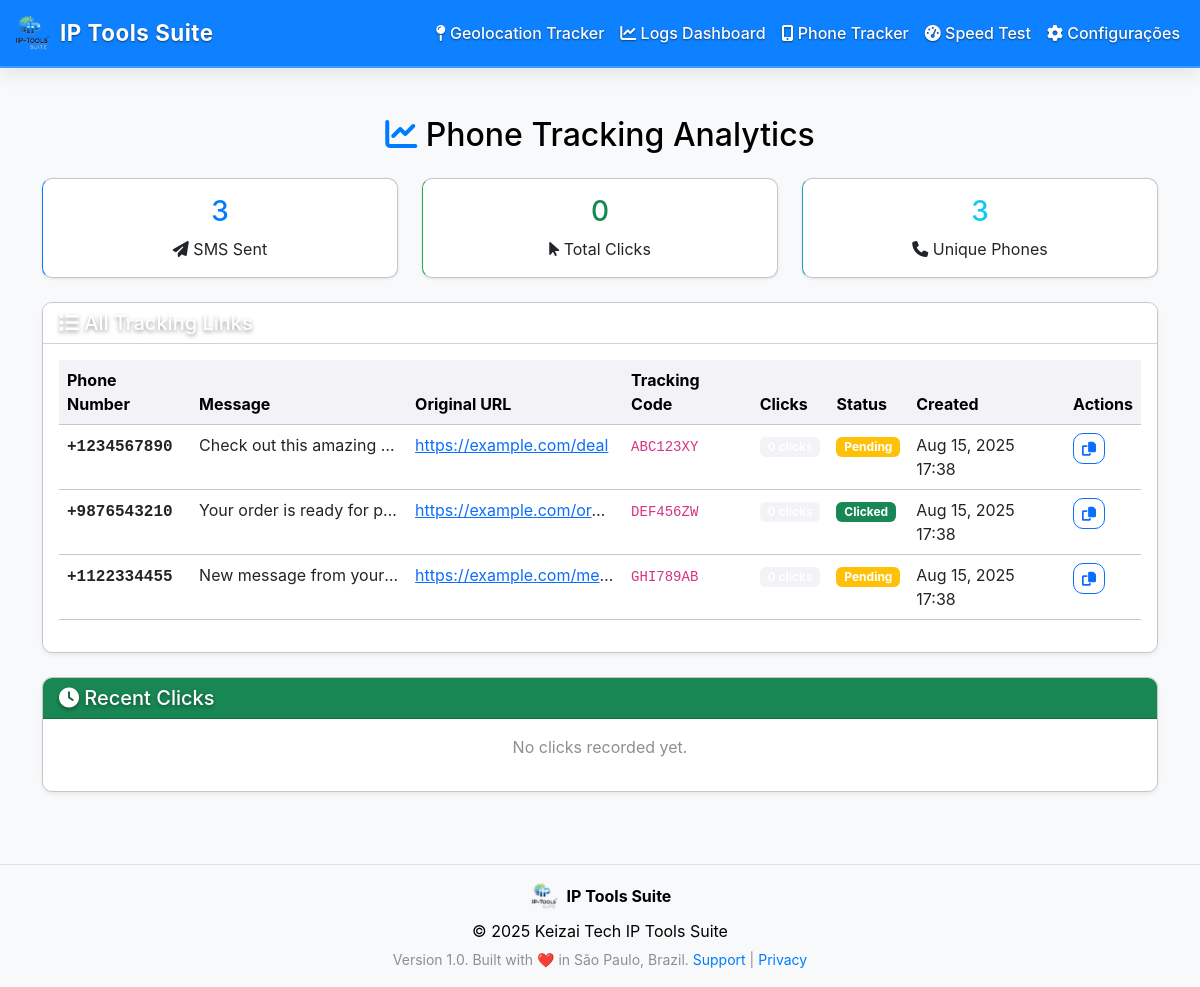
Screenshot of /phone-tracker/tracking_logs.php with the database file from the repository.
### tables this page shows
CREATE TABLE phone_tracking (
    id INT AUTO_INCREMENT PRIMARY KEY,
    phone_number VARCHAR(20) NOT NULL COMMENT 'Phone number with country code',
    message_text TEXT NOT NULL COMMENT 'SMS message content',
    original_url TEXT NOT NULL COMMENT 'Original URL to redirect to',
    tracking_code VARCHAR(8) NOT NULL UNIQUE COMMENT 'Unique tracking code',
    tracking_link TEXT NOT NULL COMMENT 'Generated tracking URL',
    status ENUM('pending', 'clicked') DEFAULT 'pending' COMMENT 'Tracking status',
    created_at TIMESTAMP DEFAULT CURRENT_TIMESTAMP COMMENT 'When tracking was created',
    updated_at TIMESTAMP DEFAULT CURRENT_TIMESTAMP ON UPDATE CURRENT_TIMESTAMP COMMENT 'Last update time',
    INDEX idx_tracking_code (tracking_code),
    INDEX idx_phone_number (phone_number),
    INDEX idx_status (status),
    INDEX idx_created_at (created_at)
);

### phone-tracker/tracking_logs.php (the view, shortened to what this page needs)
<?php
$db = connectDB();
$total_sent = $db->query("SELECT COUNT(*) FROM phone_tracking")->fetchColumn();
$total_clicks = $db->query("SELECT COUNT(*) FROM phone_clicks")->fetchColumn();
$unique_phones = $db->query("SELECT COUNT(DISTINCT phone_number) FROM phone_tracking")->fetchColumn();
$tracking_data = $db->query("
    SELECT pt.*, COUNT(pc.id) as click_count,
           MIN(pc.timestamp) as first_click,
           MAX(pc.timestamp) as last_click
    FROM phone_tracking pt
    LEFT JOIN phone_clicks pc ON pt.tracking_code = pc.tracking_code
    GROUP BY pt.id
    ORDER BY pt.created_at DESC
")->fetchAll(PDO::FETCH_ASSOC);
$recent_clicks = $db->query("
    SELECT pc.*, pt.phone_number, pt.message_text, pt.original_url
    FROM phone_clicks pc
    JOIN phone_tracking pt ON pc.tracking_code = pt.tracking_code
    ORDER BY pc.timestamp DESC
    LIMIT 20
")->fetchAll(PDO::FETCH_ASSOC);
?>
<!DOCTYPE html>
<html lang="en">
<head>
    <link href="https://cdn.jsdelivr.net/npm/bootstrap@5.3.0/dist/css/bootstrap.min.css" rel="stylesheet">
    <link href="https://cdnjs.cloudflare.com/ajax/libs/font-awesome/6.4.0/css/all.min.css" rel="stylesheet">
</head>
<body class="bg-light">
    <?php include('../header.php'); ?>
    <div class="container py-4">
        <h2 class="mb-4 text-center">
            <i class="fa-solid fa-chart-line text-primary"></i> Phone Tracking Analytics
        </h2>
        <div class="row g-4 mb-4">
            <div class="col-md-4">
                <div class="card stats-card primary">
                    <div class="card-body text-center">
                        <h3 class="text-primary"><?= $total_sent ?></h3>
                        <p class="mb-0"><i class="fa-solid fa-paper-plane"></i> SMS Sent</p>
                    </div>
                </div>
            </div>
            <div class="col-md-4">
                <div class="card stats-card success">
                    <div class="card-body text-center">
                        <h3 class="text-success"><?= $total_clicks ?></h3>
                        <p class="mb-0"><i class="fa-solid fa-mouse-pointer"></i> Total Clicks</p>
                    </div>
                </div>
            </div>
            <div class="col-md-4">
                <div class="card stats-card info">
                    <div class="card-body text-center">
                        <h3 class="text-info"><?= $unique_phones ?></h3>
                        <p class="mb-0"><i class="fa-solid fa-phone"></i> Unique Phones</p>
                    </div>
                </div>
            </div>
        </div>
        <div class="card shadow-sm mb-4">
            <div class="card-header bg-primary text-white">
                <h5 class="mb-0"><i class="fa-solid fa-list"></i> All Tracking Links</h5>
            </div>
            <div class="card-body">
                <div class="table-responsive">
                    <table class="table table-hover">
                        <thead class="table-light">
                            <tr>
                                <th>Phone Number</th>
                                <th>Message</th>
                                <th>Original URL</th>
                                <th>Tracking Code</th>
                                <th>Clicks</th>
                                <th>Status</th>
                                <th>Created</th>
                                <th>Actions</th>
                            </tr>
                        </thead>
                        <tbody>
                            <?php foreach ($tracking_data as $track): ?>
                                <tr class="click-row">
                                    <td>
                                        <span class="phone-number"><?= htmlspecialchars($track['phone_number']) ?></span>
                                    </td>
                                    <td>
                                        <div class="text-truncate" style="max-width: 200px;" title="<?= htmlspecialchars($track['message_text']) ?>">
                                            <?= htmlspecialchars($track['message_text']) ?>
                                        </div>
                                    </td>
                                    <td>
                                        <div class="text-truncate" style="max-width: 200px;" title="<?= htmlspecialchars($track['original_url']) ?>">
                                            <a href="<?= htmlspecialchars($track['original_url']) ?>" target="_blank">
                                                <?= htmlspecialchars($track['original_url']) ?>
                                            </a>
                                        </div>
                                    </td>
                                    <td>
                                        <code><?= $track['tracking_code'] ?></code>
                                    </td>
                                    <td>
                                        <span class="badge bg-<?= $track['click_count'] > 0 ? 'success' : 'secondary' ?>">
                                        </span>
                                    </td>
                                    <td>
                                        <span class="badge bg-<?= $track['status'] === 'clicked' ? 'success' : 'warning' ?>">
                                            <?= ucfirst($track['status']) ?>
                                        </span>
                                    </td>
                                    <td>
                                        <?= date('M j, Y H:i', strtotime($track['created_at'])) ?>
                                    </td>
                                    <td>
                                        <button class="btn btn-sm btn-outline-primary" onclick="copyTrackingLink('<?= $track['tracking_link'] ?>')">
                                            <i class="fa-solid fa-copy"></i>
                                        </button>
                                    </td>
                                </tr>
                            <?php endforeach; ?>
                        </tbody>
                    </table>
                </div>
            </div>
        </div>
        <div class="card shadow-sm">
            <div class="card-header bg-success text-white">
                <h5 class="mb-0"><i class="fa-solid fa-clock"></i> Recent Clicks</h5>
            </div>
            <div class="card-body">
                <?php if (empty($recent_clicks)): ?>
                    <p class="text-muted text-center">No clicks recorded yet.</p>
                <?php endif; ?>
            </div>
        </div>
    </div>
    <?php include('../footer.php'); ?>
</body>
</html>

### assets/themes.css (style rules this page uses)
:root { --theme-name: 'macos-aqua'; --primary-color: #007aff; --secondary-color: #8e8e93; --success-color: #34c759; --danger-color: #ff3b30; --warning-color: #ff9500; --info-color: #5ac8fa; --light-color: #f2f2f7; --dark-color: #1c1c1e; --bg-primary: #ffffff; --bg-secondary: #f2f2f7; --bg-tertiary: #e5e5ea; --text-primary: #000000; --text-secondary: #3c3c43; --text-muted: #8e8e93; --border-color: #c6c6c8; --border-radius: 10px; --border-width: 1px; --shadow-sm: 0 1px 3px rgba(0, 0, 0, 0.1); --shadow: 0 4px 12px rgba(0, 0, 0, 0.15); --shadow-lg: 0 8px 24px rgba(0, 0, 0, 0.2); --transition: all 0.3s cubic-bezier(0.25, 0.46, 0.45, 0.94); --spacing-xs: 0.25rem; --spacing-sm: 0.5rem; --spacing-md: 1rem; --spacing-lg: 1.5rem; --spacing-xl: 3rem; }
body { background: var(--bg-primary); color: var(--text-primary); transition: var(--transition); font-family: -apple-system, BlinkMacSystemFont, 'Segoe UI', Roboto, sans-serif; }
.card { background: var(--bg-primary); border: var(--border-width) solid var(--border-color); border-radius: var(--border-radius); box-shadow: var(--shadow-sm); transition: var(--transition); overflow: hidden; }
.btn { border-radius: var(--border-radius); transition: var(--transition); font-weight: 500; }
.btn { border-radius: 10px; font-weight: 500; }
.table { background: var(--bg-primary); color: var(--text-primary); }
.table th { background: var(--bg-secondary); color: var(--text-primary); border-color: var(--border-color); }
.table td { border-color: var(--border-color); }
.fade-in { animation: fadeIn 0.5s ease-out; }
.text-primary { color: var(--primary-color) !important; }
.text-muted { color: var(--text-muted) !important; }
.bg-primary { background-color: var(--bg-primary) !important; }
.bg-secondary { background-color: var(--bg-secondary) !important; }

### assets/navbar-fixes.css (style rules this page uses)
.text-white { color: #ffffff !important; text-shadow: 0 2px 4px rgba(0, 0, 0, 0.4); }
.card, .btn, .alert, .container, .row, .col, [class*="col-"] { position: relative; z-index: 1; }
.btn, .card { z-index: 1 !important; }
.container, .row, .col, [class*="col-"] { position: relative; z-index: 1; }

### assets/dropdown-simple-fix.css (style rules this page uses)
.container, .row, .col, [class*="col-"], .card, .btn, .alert, .bg-primary, .welcome-card, .overlapping-element { position: relative !important; z-index: 1 !important; }

### phone-tracker/tracking_logs.php (style rules this page uses)
.stats-card { border-left: 4px solid; }
.stats-card.primary { border-left-color: #007bff; }
.stats-card.success { border-left-color: #28a745; }
.stats-card.info { border-left-color: #17a2b8; }
.phone-number { font-family: monospace; font-weight: bold; }

### rows the page displays
phone_tracking: phone_number "+1234567890", message_text "Check out this amazing…", original_url "https://example.com/deal", tracking_code "ABC123XY", status "Pending", created_at "Aug 15, 2025 17:38"
phone_tracking: phone_number "+9876543210", message_text "Your order is ready for p…", original_url "https://example.com/or…", tracking_code "DEF456ZW", status "Clicked", created_at "Aug 15, 2025 17:38"
phone_tracking: phone_number "+1122334455", message_text "New message from your…", original_url "https://example.com/me…", tracking_code "GHI789AB", status "Pending", created_at "Aug 15, 2025 17:38"

### other values shown
$total_sent "3"
$total_clicks "0"
$unique_phones "3"
